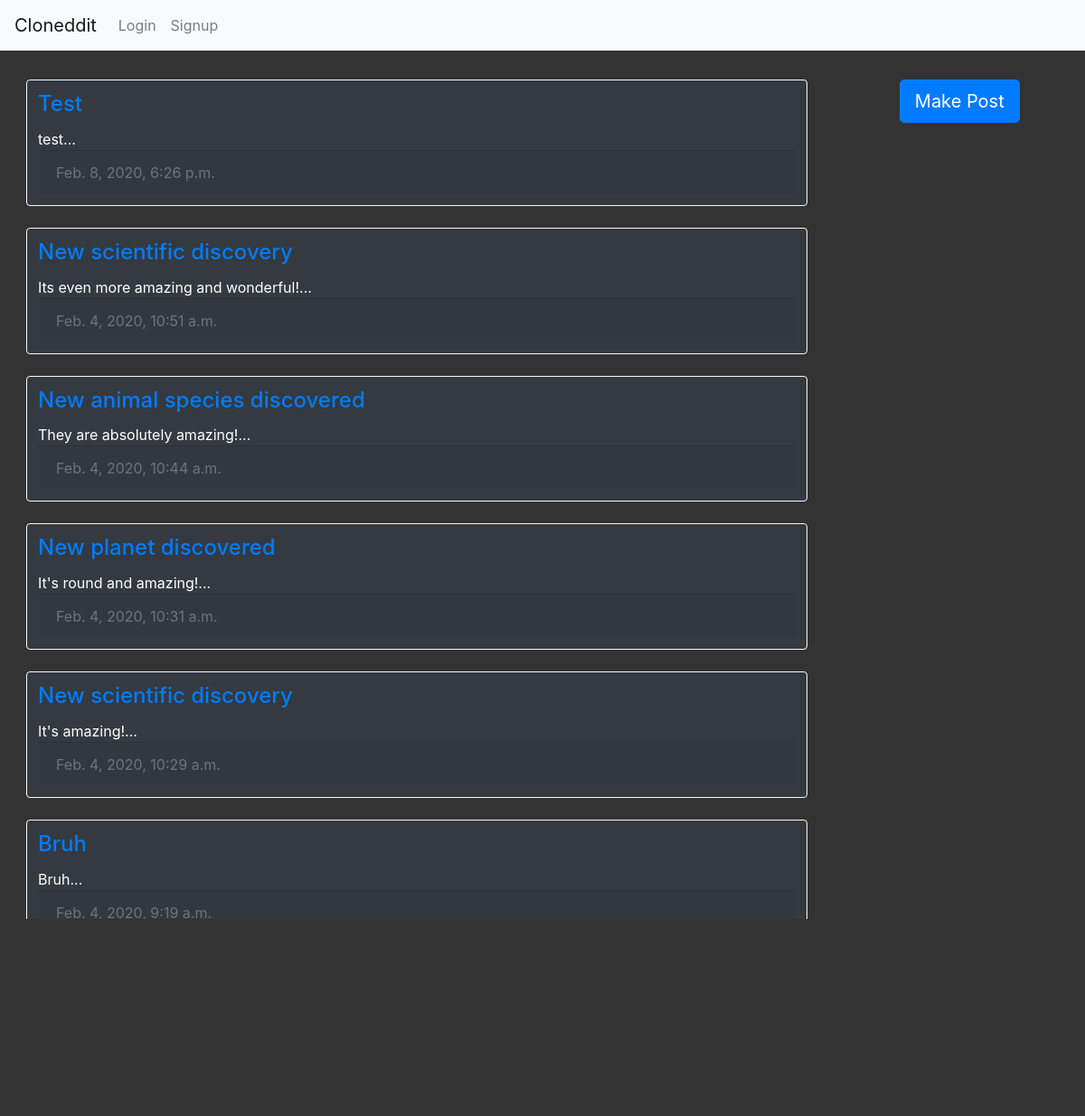
Before: / with the older database file.
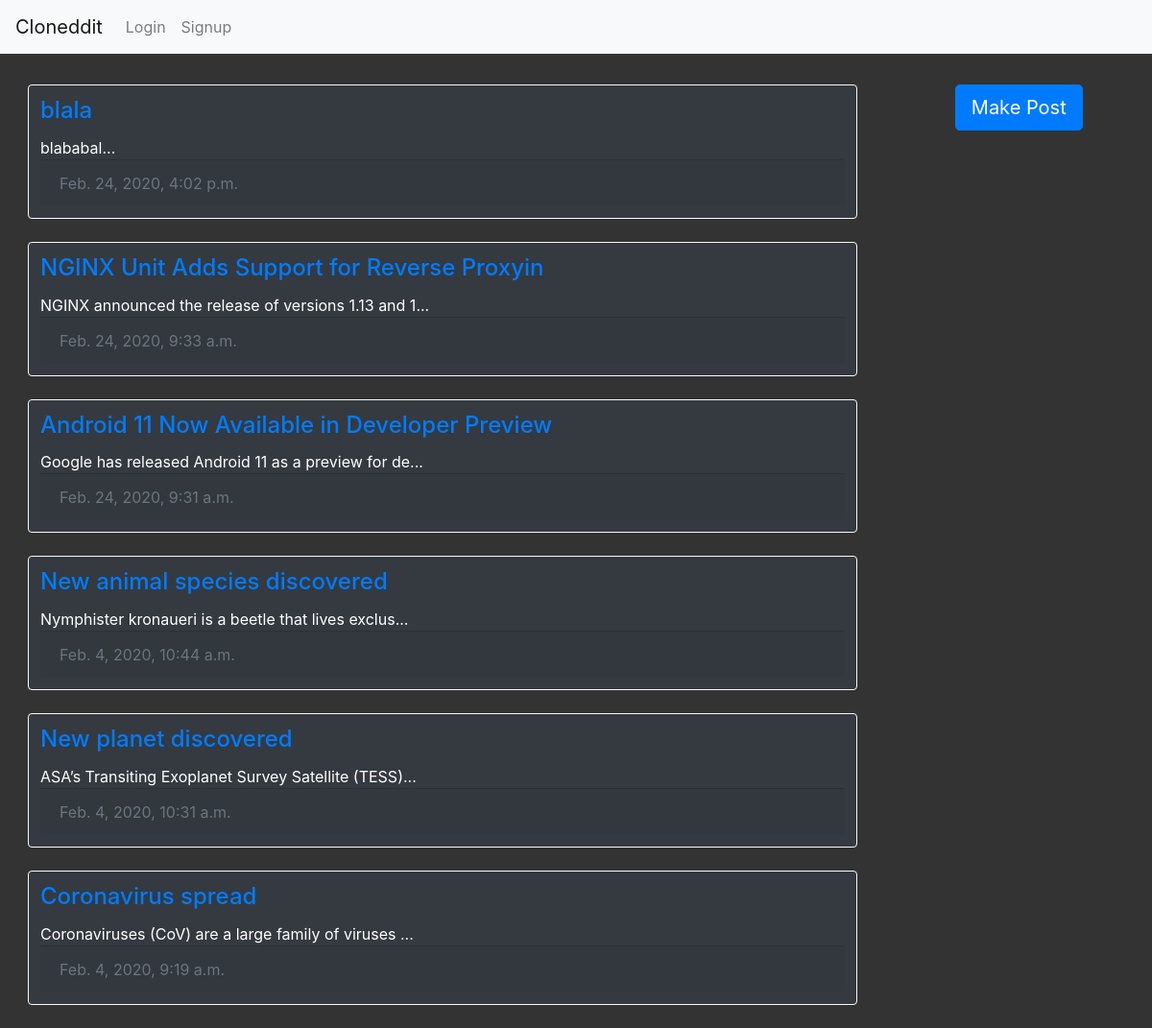
After: the same page with the newer database file.
### comments/models.py (models this page shows)
class Entry(models.Model):
    title = models.CharField(max_length=200)
    pub_date = models.DateTimeField('date published')
    text = models.TextField(max_length=500, blank = True)
    votes = models.IntegerField(default = 0)
    def snippet(self):
        return self.text[:50] + "..."

### comments/views.py (the view)
# urls.py: path('', views.entries, name="entries"),
def entries(request):
    entries = Entry.objects.all().order_by('-pub_date')
    return render(request, 'entries.html', {'entries':entries})

### comments/templates/entries.html
{% include 'index.html' %}
<div class=row style="background-color: #333333">
{% block content %}
    <div class="col col-lg-9" style="padding-left: 44px; padding-top: 32px">
        {% for entry in entries %}
            <div class="card text-white bg-dark border-light">
                <div class="card-body" style="padding:12px">
                    <div class="card-title">
                        <h4><a href="{% url 'comments:entry_detail' entry.pk %}">{{entry.title}}</a></h4>
                    </div>
                    <div class="card-text">
                        {{ entry.snippet }}
                    </div>
                    <div class="card-footer text-muted">
                        {{ entry.pub_date }}
                    </div>
                </div>
            </div>
            <br>
        {% endfor %}
    </div>
    <div class="col col-lg-3">
        <div style="text-align: center; padding-top: 32px">
            <a href="make_entry"><button class="btn btn-primary btn-lg">Make Post</button></a>
        </div>
    </div>
</div>
{% endblock %}

Changed rows visible on the page:
removed Entry: title "Test", snippet "test...", pub_date "Feb. 8, 2020, 6:26 p.m."
removed Entry: title "New scientific discovery", snippet "Its even more amazing and wonderful!...", pub_date "Feb. 4, 2020, 10:51 a.m."
removed Entry: title "New scientific discovery", snippet "It's amazing!...", pub_date "Feb. 4, 2020, 10:29 a.m."
removed Entry: title "Bruh", snippet "Bruh...", pub_date "Feb. 4, 2020, 9:19 a.m."
added Entry: title "blala", snippet "blababal...", pub_date "Feb. 24, 2020, 4:02 p.m."
added Entry: title "NGINX Unit Adds Support for Reverse Proxyin", snippet "NGINX announced the release of versions 1.13 and 1...", pub_date "Feb. 24, 2020, 9:33 a.m."
added Entry: title "Android 11 Now Available in Developer Preview", snippet "Google has released Android 11 as a preview for de...", pub_date "Feb. 24, 2020, 9:31 a.m."
changed Entry "New animal species discovered": snippet "They are absolutely amazing!..." → "Nymphister kronaueri is a beetle that lives exclus..."
changed Entry "New planet discovered": snippet "It's round and amazing!..." → "ASA’s Transiting Exoplanet Survey Satellite (TESS)..."
now on this page (row edited): Entry: title "Coronavirus spread", snippet "Coronaviruses (CoV) are a large family of viruses ...", pub_date "Feb. 4, 2020, 9:19 a.m."
